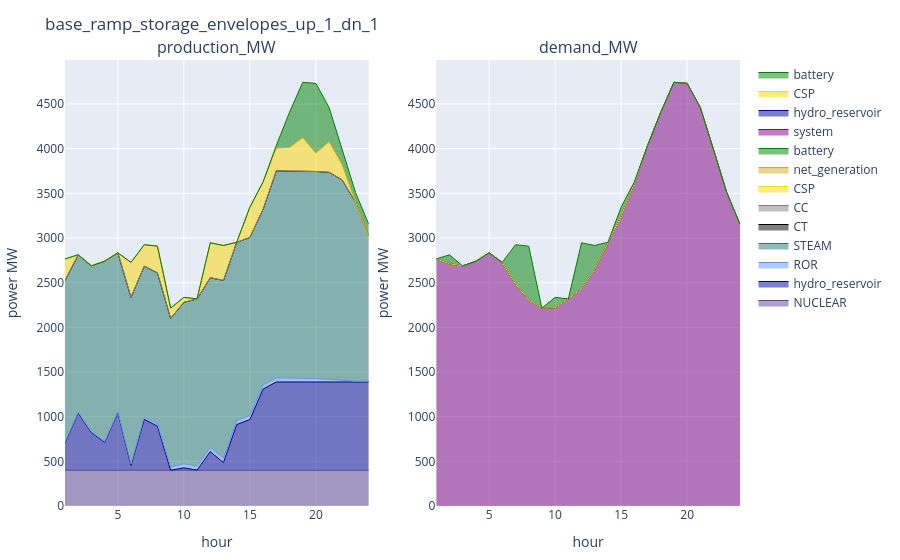

Here is the notebook cell this chart was saved with:
### Markdown cell above
### ED

### Code cell
config_ = config_1
supply_ed_ = supply_ed[(supply_ed.configuration .== config_) .& (supply_ed.day .== day_) .& (supply_ed.iteration .== iteration_), :]
demand_ed_ = demand_ed[(demand_ed.configuration .== config_) .& (demand_ed.day .== day_) .& (demand_ed.iteration .== iteration_), :]
plot_supply_demand(supply_ed_, demand_ed_, string(config_))

### Figure 1 — Plotly figure (JSON) as saved in the notebook; plotly's stock layout.template omitted (floating-point values rounded to 4 significant figures)
{"data": [{"line": {"color": "rgba(95, 70, 144, 1)", "shape": "line", "width": 1}, "mode": "lines", "name": "NUCLEAR", "stackgroup": "one", "type": "scatter", "x": [1, 2, 3, 4, 5, 6, 7, 8, 9, 10, 11, 12, 13, 14, 15, 16, 17, 18, 19, 20, 21, 22, 23, 24], "xaxis": "x1", "y": [400, 400, 400, 400, 400, 400, 400, 400, 400, 400, 400, 400, 400, 400, 400, 400, 400, 400, 400, 400, 400, 400, 400, 400], "yaxis": "y1"}, {"line": {"color": "darkblue", "shape": "line", "width": 1}, "mode": "lines", "name": "hydro_reservoir", "stackgroup": "one", "type": "scatter", "x": [1, 2, 3, 4, 5, 6, 7, 8, 9, 10, 11, 12, 13, 14, 15, 16, 17, 18, 19, 20, 21, 22, 23, 24], "xaxis": "x1", "y": [306.7, 639.3, 420.7, 312, 642.3, 53.18, 570.2, 493.5, 0, 27.36, 0.9174, 209.1, 86.48, 511.3, 568.1, 908.6, 988, 988, 988, 988, 988, 988, 988, 988], "yaxis": "y1"}, {"line": {"color": "cornflowerblue", "shape": "line", "width": 1}, "mode": "lines", "name": "ROR", "stackgroup": "one", "type": "scatter", "x": [1, 2, 3, 4, 5, 6, 7, 8, 9, 10, 11, 12, 13, 14, 15, 16, 17, 18, 19, 20, 21, 22, 23, 24], "xaxis": "x1", "y": [9.5, 9.3, 9.5, 9.5, 9.5, 17.9, 25.5, 27.4, 37.2, 45.3, 46.1, 46.7, 46.5, 46.9, 46.3, 47.1, 46.3, 46.5, 46.9, 39.3, 30.0, 18.3, 9.3, 9.3], "yaxis": "y1"}, {"line": {"color": "rgba(36, 121, 108, 1)", "shape": "line", "width": 1}, "mode": "lines", "name": "STEAM", "stackgroup": "one", "type": "scatter", "x": [1, 2, 3, 4, 5, 6, 7, 8, 9, 10, 11, 12, 13, 14, 15, 16, 17, 18, 19, 20, 21, 22, 23, 24], "xaxis": "x1", "y": [1807.0, 1763.0, 1857.0, 2018.0, 1782.0, 1864.0, 1689.0, 1689.0, 1663.0, 1807.0, 1871.0, 1899.0, 1992.0, 1993.0, 1992.0, 1966.0, 2317, 2317, 2317, 2317, 2317, 2241.0, 2004.0, 1624], "yaxis": "y1"}, {"line": {"color": "black", "shape": "line", "width": 1}, "mode": "lines", "name": "CT", "stackgroup": "one", "type": "scatter", "x": [1, 2, 3, 4, 5, 6, 7, 8, 9, 10, 11, 12, 13, 14, 15, 16, 17, 18, 19, 20, 21, 22, 23, 24], "xaxis": "x1", "y": [0, 0, 0, 0, 0, 0, 0, 0, 0, 0, 0, 0, 0, 0, 0, 0, 0, 0, 0, 0, 0, 0, 0, 0], "yaxis": "y1"}, {"line": {"color": "grey", "shape": "line", "width": 1}, "mode": "lines", "name": "CC", "stackgroup": "one", "type": "scatter", "x": [1, 2, 3, 4, 5, 6, 7, 8, 9, 10, 11, 12, 13, 14, 15, 16, 17, 18, 19, 20, 21, 22, 23, 24], "xaxis": "x1", "y": [0, 0, 0, 0, 0, 0, 0, 0, 0, 0, 0, 0, 0, 0, 0, 0, 0, 0, 0, 0, 0, 0, 0, 0], "yaxis": "y1"}, {"line": {"color": "gold", "shape": "line", "width": 1}, "mode": "lines", "name": "CSP", "stackgroup": "one", "type": "scatter", "x": [1, 2, 3, 4, 5, 6, 7, 8, 9, 10, 11, 12, 13, 14, 15, 16, 17, 18, 19, 20, 21, 22, 23, 24], "xaxis": "x1", "y": [242.2, 0, 0, 0, 0, 391, 239.7, 298.7, 115.0, 55.91, 0, 391, 391, 0, 338.1, 306.7, 256.4, 263.5, 372.7, 206.3, 345.3, 169.9, 0, 0], "yaxis": "y1"}, {"line": {"color": "goldenrod", "shape": "line", "width": 1}, "mode": "lines", "name": "net_generation", "stackgroup": "one", "type": "scatter", "x": [1, 2, 3, 4, 5, 6, 7, 8, 9, 10, 11, 12, 13, 14, 15, 16, 17, 18, 19, 20, 21, 22, 23, 24], "xaxis": "x1", "y": [0, 0, 0, 0, 0, 0, 0, 0, 0, 0, 0, 0, 0, 0, 0, 0, 0, 0, 0, 0, 0, 0, 0, 0], "yaxis": "y1"}, {"line": {"color": "green", "shape": "line", "width": 1}, "mode": "lines", "name": "battery", "stackgroup": "one", "type": "scatter", "x": [1, 2, 3, 4, 5, 6, 7, 8, 9, 10, 11, 12, 13, 14, 15, 16, 17, 18, 19, 20, 21, 22, 23, 24], "xaxis": "x1", "y": [0, 0, 0, 0, 0, 0, 0, 0, 0, 0, 0, 0, 0, 0, 0, 0, 27.68, 391.8, 617.8, 779.8, 378.8, 170, 107.2, 132.3], "yaxis": "y1"}, {"line": {"color": "purple", "shape": "line", "width": 1}, "mode": "lines", "name": "system", "stackgroup": "one", "type": "scatter", "x": [1, 2, 3, 4, 5, 6, 7, 8, 9, 10, 11, 12, 13, 14, 15, 16, 17, 18, 19, 20, 21, 22, 23, 24], "xaxis": "x2", "y": [2765.0, 2712.0, 2688.0, 2739.0, 2834.0, 2726.0, 2482.0, 2309.0, 2215.0, 2218.0, 2318.0, 2433.0, 2646.0, 2951.0, 3245.0, 3613.0, 4035.0, 4407.0, 4742.0, 4730.0, 4459.0, 3988.0, 3508.0, 3154.0], "yaxis": "y2"}, {"line": {"color": "darkblue", "shape": "line", "width": 1}, "mode": "lines", "name": "hydro_reservoir", "stackgroup": "one", "type": "scatter", "x": [1, 2, 3, 4, 5, 6, 7, 8, 9, 10, 11, 12, 13, 14, 15, 16, 17, 18, 19, 20, 21, 22, 23, 24], "xaxis": "x2", "y": [0, 0, 0, 0, 0, 0, 0, 0, 0, 0, 0, 0, 0, 0, 0, 0, 0, 0, 0, 0, 0, 0, 0, 0], "yaxis": "y2"}, {"line": {"color": "gold", "shape": "line", "width": 1}, "mode": "lines", "name": "CSP", "stackgroup": "one", "type": "scatter", "x": [1, 2, 3, 4, 5, 6, 7, 8, 9, 10, 11, 12, 13, 14, 15, 16, 17, 18, 19, 20, 21, 22, 23, 24], "xaxis": "x2", "y": [0, 0, 0, 0, 0, 0, 0, 0, 0, 0, 0, 0, 0, 0, 0, 0, 0, 0, 0, 0, 0, 0, 0, 0], "yaxis": "y2"}, {"line": {"color": "green", "shape": "line", "width": 1}, "mode": "lines", "name": "battery", "stackgroup": "one", "type": "scatter", "x": [1, 2, 3, 4, 5, 6, 7, 8, 9, 10, 11, 12, 13, 14, 15, 16, 17, 18, 19, 20, 21, 22, 23, 24], "xaxis": "x2", "y": [0, 100, 0, 0, 0, 0, 442.2, 600, 0, 117.2, 0, 512.5, 270, 0, 100, 15.29, 0, 0, 0, 0, 0, 0, 0, 0], "yaxis": "y2"}], "layout": {"annotations": [{"font": {"size": 16}, "showarrow": false, "text": "production_MW", "x": 0.225, "xanchor": "center", "xref": "paper", "y": 1, "yanchor": "bottom", "yref": "paper"}, {"font": {"size": 16}, "showarrow": false, "text": "demand_MW", "x": 0.775, "xanchor": "center", "xref": "paper", "y": 1, "yanchor": "bottom", "yref": "paper"}], "margin": {"b": 50, "l": 50, "r": 50, "t": 60}, "title": "base_ramp_storage_envelopes_up_1_dn_1", "xaxis1": {"anchor": "y1", "domain": [0, 0.45], "title": {"text": "hour"}}, "xaxis2": {"anchor": "y2", "domain": [0.55, 1], "title": {"text": "hour"}}, "yaxis1": {"anchor": "x1", "domain": [0, 1], "title": {"text": "power MW"}}, "yaxis2": {"anchor": "x2", "domain": [0, 1], "title": {"text": "power MW"}}}}
